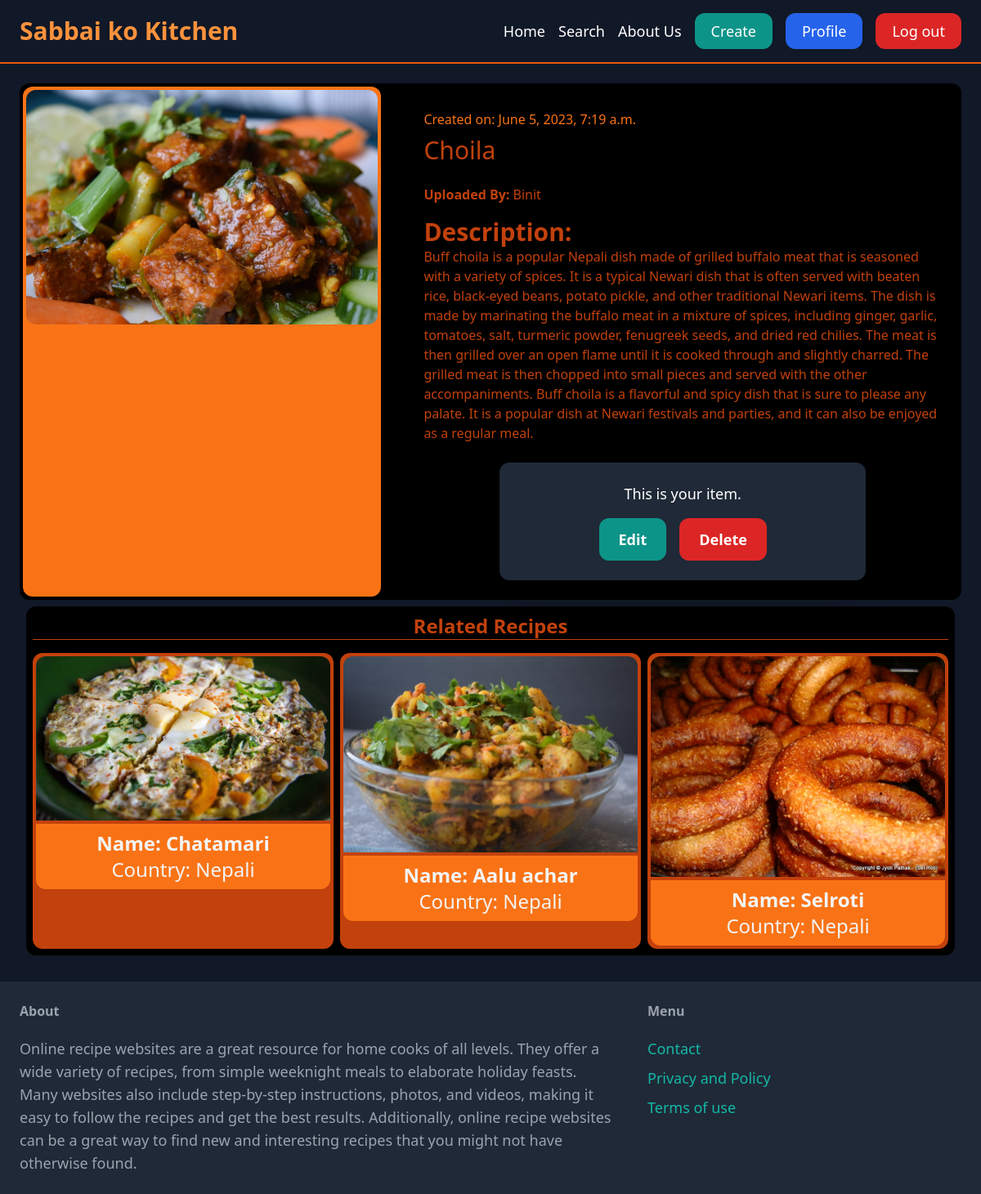
The app's page /items/6/ (signed in) with its own data.
### item/models.py (models this page shows, shortened)
class Item(models.Model):
    category = models.ForeignKey(Category, related_name='items', on_delete=models.CASCADE)
    name = models.CharField(max_length=255)
    description = models.TextField(blank=True, null = True)
    image = models.ImageField(upload_to='item_images', blank=True, null=True)
    created_by = models.ForeignKey(User,related_name='item', on_delete=models.CASCADE)
    created_at = models.DateTimeField(auto_now_add=True)
    ingredient = models.TextField(blank=True, null = True)
    process = models.TextField(blank=True, null = True)

class Category(models.Model):
    name = models.CharField(max_length=255)
    class Meta:
        ordering = ('name',)
        verbose_name_plural = 'Categories'
    def __str__ (self):
        return self.name

### item/views.py (the view)
# urls.py: path('<int:pk>/', views.detail, name='detail'),
def detail(request, pk):
    item = get_object_or_404(Item, pk=pk)
    related_items = Item.objects.filter(category=item.category).exclude(pk=pk)
    return render(request, 'item/detail.html', {
        'item' : item,
        'related_items' : related_items
    })

### item/templates/item/detail.html (shortened to what this page needs)
{% extends 'main/base.html' %}
{% block content %}
    <div class="grid grid-cols-5 gap-6 bg-black rounded-xl">
        <div class="col-span-2 bg-orange-500 p-1 rounded-xl m-1">
            <img src="{{ item.image.url }}" class="rounded-xl">
        </div>
        <div class="col-span-3 p-6  ">
            <h6 class="mt-2 mb-2 text-orange-500"> Created on: {{ item.created_at }} </h6>
            <h1 class="mb-6 text-3xl text-orange-700 hover:text-orange-500 ">{{ item.name }} </h1>
            <p class="text-orange-700"><strong> Uploaded By:</strong> {{ item.created_by }} </p>
            {% if item.description %}
                <p class="text-orange-700 mt-4 "> <strong class="text-3xl"> Description:</strong> <br> {{ item.description }} </p>
            {% endif %}
            {% if request.user == item.created_by %}
    <div class="mt-6 p-6 bg-gray-800 rounded-xl shadow-2xl max-w-md mx-auto
                flex flex-col items-center">
        <p class="text-white text-lg mb-4 text-center">This is your item.</p>
        <div class="flex space-x-4">
            <a href="{% url 'item:edit' item.id %}"
               class="px-6 py-3 text-lg font-semibold bg-teal-600 hover:bg-teal-500 text-white rounded-xl transition duration-200">
                Edit
            </a>
            <a href="{% url 'item:delete' item.id %}"
               class="px-6 py-3 text-lg font-semibold bg-red-600 hover:bg-red-500 text-white rounded-xl transition duration-200">
                Delete
            </a>
        </div>
    </div>
{% endif %}
        </div>
    </div>
    <div class="p-2 m-2 bg-black text-center text-2xl w-4/4 rounded-xl">
            <h2 class="border-b  border-orange-700 text-orange-700"><strong>Related Recipes</strong></h2>
            <div class="grid grid-cols-3 gap-2 mt-4 bg-black rounded-xl">
                {% for item in related_items %}
                <div class=" bg-orange-700 p-1 rounded-xl">
                    <a href="{% url 'item:detail' item.id %}">
                        <div >
                            <img src="{{ item.image.url }}" class=" rounded-t-xl " style="width:100%">
                        </div>
                        <div class="p-2 rounded-b-xl bg-orange-500 mt-1 ">
                            <h4 class="text-semibold "><strong>Name: {{ item.name }}</strong> </h4>
                            <p class="text-semibold ">Country: {{ item.category }} </p>
                        </div>
                    </a>
                </div>
                {% endfor %}
            </div>
        </div>
{% endblock %}

### main/templates/main/base.html (style rules this page uses)
body { margin: 0; padding: 0; min-height: 100vh; display: flex; flex-direction: column; background-color: #111827; color: #f3f4f6; }

### records on screen
Item: image (picture), created_at "June 5, 2023, 7:19 a.m.", name "Choila", created_by "Binit", description "Buff choila is a popular Nepali dish made of grilled buffalo meat that is seasoned with a variety of spices. It is a typical Newari dish that is often served with beaten rice, black-eyed beans, potato pickle, and other traditional Newari items. The dish is made by marinating the buffalo meat in a mixture of spices, including ginger, garlic, tomatoes, salt, turmeric powder, fenugreek seeds, and dried red chilies. The meat is then grilled over an open flame until it is cooked through and slightly charred. The grilled meat is then chopped into small pieces and served with the other accompaniments. Buff choila is a flavorful and spicy dish that is sure to please any palate. It is a popular dish…"
Item: image (picture), name "Chatamari", category "Nepali"
Item: image (picture), name "Aalu achar", category "Nepali"
Item: image (picture), name "Selroti", category "Nepali"
